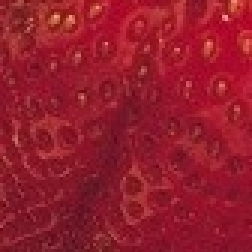
#> input picture Images/Strawberry.jpg, 84 x 84 px, found by its file name (shown 3 times larger)
$ python ex05.py
#> lines starting #> are read from the running program, lines starting #| are printed output that depends on the picture; after the words box and inside, x2 and y2 are one past the last pixel; in counts of white or black regions, pixels touching at a corner belong together
#> further down, strawberry is the input picture: shape (84, 84, 3); mean B, G, R 44.5, 28.3, 148.9
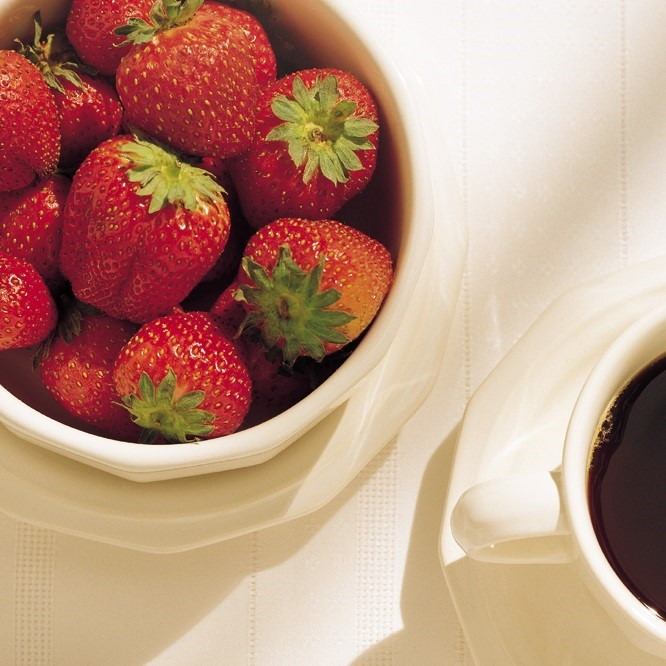
#> input picture Images/Image_05.jpg, 666 x 666 px
#> further down, image is the input picture: shape (666, 666, 3); mean B, G, R 126.5, 145.8, 186.3
# ex05.py
import cv2
import numpy as np


def func_o(img1, img):
    B, G, R = cv2.split(img1)
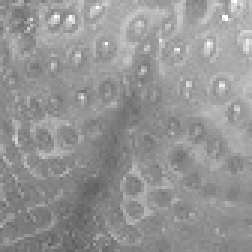
#> R: shape (84, 84) (shown 3 times larger); min 92, max 255, mean 148.9
    B_mean = np.mean(B)
#> B_mean = 44.55
    G_mean = np.mean(G)
#> G_mean = 28.27
    R_mean = np.mean(R)
#> R_mean = 148.9
    O_B = np.array(B, copy=True)
    O_G = np.array(G, copy=True)
    O_R = np.array(R, copy=True)
    O_O = np.array(B, copy=True)
    # 分别计算三种基色的方差
    for i in range(img1.shape[0]):
        for j in range(img1.shape[1]):
            O_B[i, j] = (img1[i, j, 0] - B_mean)**2
            O_G[i, j] = (img1[i, j, 1] - G_mean)**2
            O_R[i, j] = (img1[i, j, 2] - R_mean)**2
            O_O[i, j] = pow((O_B[i, j]**2 + O_G[i, j]**2 + O_R[i, j]**2), 0.5)
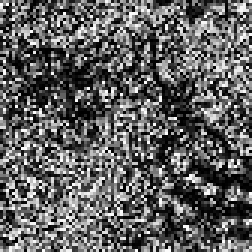
#> O_R: shape (84, 84) (shown 3 times larger); min 0, max 253, mean 95.6
    O_avg = np.sum(O_O) / (img1.shape[0]*img1.shape[1])  # 计算样图的欧几里得距离的均值 即为中心点
#> O_avg = 120.7
    # O_std = np.std(O_O)  # 计算样图欧几里得距离的标准差 作为阈值
    gray_img = np.ones([img.shape[0], img.shape[1]])
    for i in range(img.shape[0]):
        for j in range(img.shape[0]):
            D = pow(((img[i, j, 0]-B_mean)**2 + (img[i, j, 1]-G_mean) **
                    2 + (img[i, j, 2]-R_mean)**2), 0.5)  # 计算当前区域的欧几里得距离 与阈值作比较
            if(D <= O_avg):
                gray_img[i, j] = 255  # 阈值范围内
            else:
                gray_img[i, j] = 0  # 阈值范围外
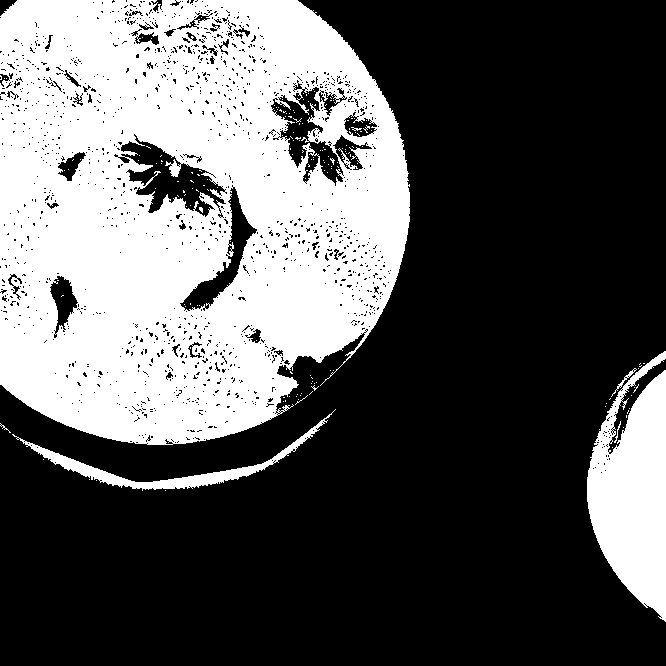
#> gray_img: shape (666, 666) float64; 35.5% white; 174 white regions (167 under 20 px), largest, box (x1, y1, x2, y2) and area: (0, 0, 410, 445) 140411, (587, 351, 666, 622) 13760, (12, 409, 336, 491) 2800
    color_img = np.array(img, copy=True)
    for i in range(img.shape[0]):
        for j in range(img.shape[0]):
            if (gray_img[i, j] == 0):  # 删除阈值范围外的颜色
                color_img[i, j, 0] = 0
                color_img[i, j, 1] = 0
                color_img[i, j, 2] = 0
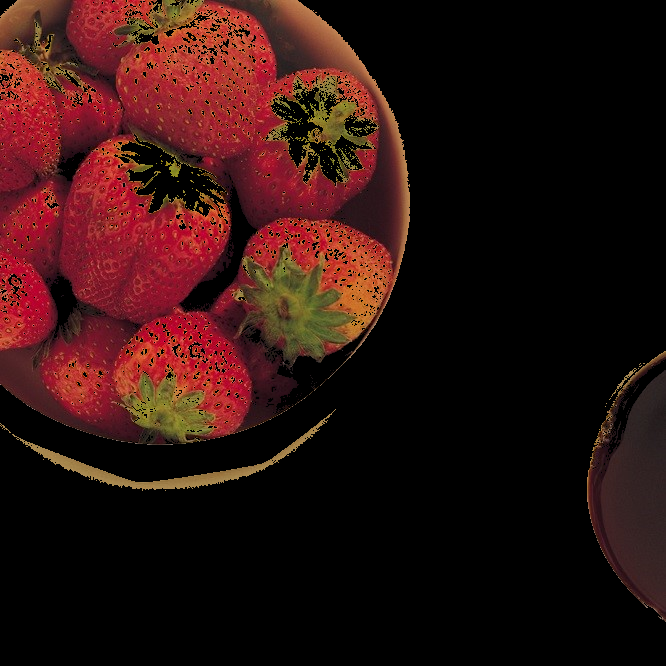
#> color_img: shape (666, 666, 3); mean B, G, R 15.1, 17.4, 45.7
    return color_img  # 返回提取相应颜色后的图片


def func_a(img1, img):
    B, G, R = cv2.split(img1)
    B_mean = np.mean(B)
#> B_mean = 44.55
    G_mean = np.mean(G)
#> G_mean = 28.27
    R_mean = np.mean(R)
#> R_mean = 148.9
    A_B = np.array(B, copy=True)
    A_G = np.array(G, copy=True)
    A_R = np.array(R, copy=True)
    A_A = np.array(R, copy=True)
    # 分别计算三种基色的方差
    for i in range(img1.shape[0]):
        for j in range(img1.shape[1]):
            A_B[i, j] = abs(img1[i, j, 0] - B_mean)
            A_G[i, j] = abs(img1[i, j, 1] - G_mean)
            A_R[i, j] = abs(img1[i, j, 2] - R_mean)
            A_A[i, j] = int(A_B[i, j]) + int(A_G[i, j]) + int(A_R[i, j])
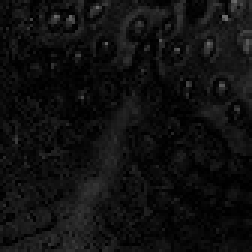
#> A_R: shape (84, 84) (shown 3 times larger); min 0, max 106, mean 15.9
    # 计算样图的绝对值距离的均值 即为中心点
    A_avg = np.sum(A_A) / (img1.shape[0] * img1.shape[1])
#> A_avg = 33.68
    A_std = np.std(A_A)  # 计算样图绝对距离的标准差 作为阈值
#> A_std = 24.67
    gray_img = np.ones([img.shape[0], img.shape[1]])
    for i in range(img.shape[0]):
        for j in range(img.shape[0]):
            D = abs(img[i, j, 0]-B_mean)+abs(img[i, j, 1]-G_mean) + \
                abs(img[i, j, 2]-R_mean)  # 计算当前区域的绝对值距离 与阈值作比较
            if(abs(D - A_avg) <= A_std):
                gray_img[i, j] = 255  # 阈值范围内
            else:
                gray_img[i, j] = 0  # 阈值范围外
#> gray_img: shape (666, 666) float64; 11.8% white; 592 white regions (555 under 20 px), largest, box (x1, y1, x2, y2) and area: (0, 151, 252, 437) 25024, (67, 0, 379, 217) 15788, (0, 72, 134, 192) 5785
    color_img = np.array(img, copy=True)
    for i in range(img.shape[0]):
        for j in range(img.shape[0]):
            if (gray_img[i, j] == 0):  # 删除阈值范围外的颜色
                color_img[i, j, 0] = 0
                color_img[i, j, 1] = 0
                color_img[i, j, 2] = 0
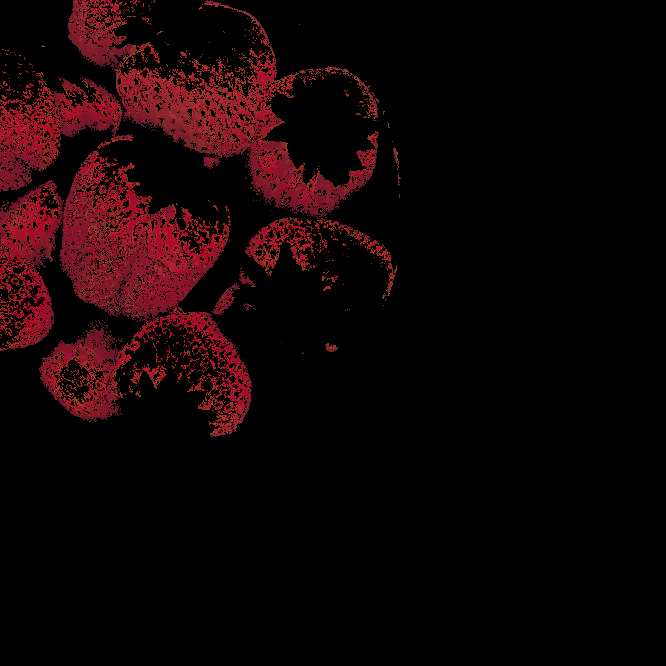
#> color_img: shape (666, 666, 3); mean B, G, R 4.8, 3.4, 17.4
    return color_img  # 返回提取相应颜色后的图片


if __name__ == '__main__':
    strawberry = cv2.imread('Images/strawberry.jpg')  # 读入截取的草莓图片
    image = cv2.imread('Images/Image_05.jpg')  # 读入原图
    cv2.imshow("Image", image)  # 显示原图
    result_o = func_o(strawberry, image)  # 调用定义的欧氏距离算法函数
    result_a = func_a(strawberry, image)  # 调用定义的绝对距离算法函数
    cv2.imshow("Result_o", result_o)  # 显示结果
    cv2.imshow("Result_a", result_a)  # 显示结果

    cv2.waitKey(0)
    cv2.imwrite('result_05_o.jpg', result_o)  # 保存欧氏距离算法结果
    cv2.imwrite('result_05_a.jpg', result_a)  # 保存绝对距离算法结果
